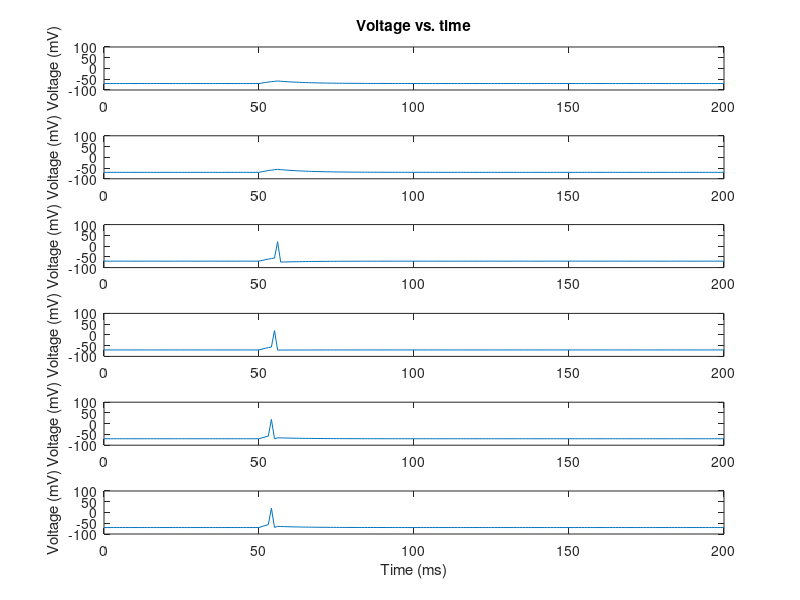

This chart was generated by the following MATLAB code: (Note: this script raises an error after producing the figure.)
%% Simulation

%%%DEFINE PARAMETERS
dt=1; %time step ms
t_end=200; %total run time ms
t_StimStart=50; %time to start injecting current
t_StimEnd=55; %time to end injecting current
V_th=-55; %spike threshold [mV]
E_L=-70; %resting membrane potential [mV]
V_reset=-75; %value to reset voltage to after a spike [mV]
V_spike=20; %value to draw a spike to, when cell spikes
tau=10; %membrane time constant [ms]
R_m=10; %membrane resistance [MOhm]

%%%DEFINE INITIAL VALUES AND VECTORS TO HOLD RESULTS
t_vect=0:dt:t_end; 
V_vect=zeros(1,length(t_vect));
V_plot_vect=zeros(1,length(t_vect));
V_plot_vect2=zeros(1,length(t_vect));

%INTEGRATE THE EQUATION tau*dV/dt = -V + E_L + I_e*R_m
PlotNum=0;
I_Stim_vect=.5:0.1:1.0; %magnitudes of pulse of injected current [nA]
spTrain=zeros(t_end,length(I_Stim_vect));
clear I_e_vect_mat

for I_Stim=I_Stim_vect; %loop over different I_Stim values
    
    PlotNum = PlotNum+1;
    i=1; %index denoting which element of V is being assigned
        
    V_vect(i)=E_L; %first element of V, i.e. value of V at t=0
    V_plot_vect(i)=V_vect(i); %if no spike, then just plot the actual voltage V
    V_plot_vect2(i)=V_vect(i);
    I_e_vect=zeros(1,t_StimStart/dt); %portion of I_e_vect from t=0 to t_StimStart
    I_e_vect=[I_e_vect I_Stim*ones(1,1+((t_StimEnd-t_StimStart)/dt))];
    I_e_vect=[I_e_vect zeros(1,(t_end-t_StimEnd)/dt)];
%     I_e_vect=awgn(I_e_vect,10,'measured');
    I_e_vect_mat(:,PlotNum)=I_e_vect;
    
    NumSpikes=0; %holds number of spikes that have occurred
    
    tao=exprnd(1);
    lambda(i)=log(exp(V_vect(i)-V_th)+1);
    last_spike = 1;
    
    for t=dt:dt:t_end %loop through values of t in steps of df ms        
        %V_inf = E_L + I_e_vect(i)*R_m;
        %V_vect(i+1) = V_inf + (V_vect(i)-V_inf)*exp(-dt/tau);
        
        V_vect(i+1) = V_vect(i) + (E_L-V_vect(i) + I_e_vect(i)*R_m*5)/tau; %Euler's method
        lambda(i+1)=log(exp(V_vect(i+1)-V_th)+1);
        
        %if statement below says what to do if voltage crosses threshold
        if sum(lambda(last_spike+1:i+1))>tao %cell spiked
            V_plot_vect2(i+1) = V_vect(i+1);
            V_vect(i+1)=V_reset; %set voltage back to V_reset
            V_plot_vect(i+1)=V_spike; %set vector that will be plotted to show a spike here
            
            NumSpikes=NumSpikes+1; %add 1 to the total spike count
            spTrain(i,PlotNum)=1;
            if last_spike == i+1
                disp('two spikes in a row!!')
                return
            end
            last_spike = i+1;
            tao=exprnd(1);
%             lambda(1:i)=0;
%             lambda(i+1)=log(exp(V_vect(i+1)-V_th)+1);
        else %voltage didn't cross threshold so cell does not spike
            V_plot_vect(i+1)=V_vect(i+1); %plot actual voltage
            V_plot_vect2(i+1) = V_vect(i+1);
%             lambda(i+1)=log(exp(V_vect(i+1)-V_th)+1);
        end
        i=i+1; %add 1 to index,corresponding to moving forward 1 time step
    end    
    
    
    %MAKE PLOTS
    figure(2)
    subplot(length(I_Stim_vect),1,PlotNum)
    plot(t_vect,V_plot_vect);
    hold on
%     plot(t_vect,lambda*100)
    if (PlotNum==1)
        title('Voltage vs. time');
    end
    if (PlotNum==length(I_Stim_vect))
        xlabel('Time (ms)');
    end
    ylabel('Voltage (mV)');
    ylim([-100 100])
    
    if I_Stim ~= I_Stim_vect(end)
        clear lambda
        V_vect=zeros(1,length(t_vect));
        V_plot_vect=zeros(1,length(t_vect));
    end
end


%%
k=R_m/tau;g=1/tau;

I_e=I_e_vect_mat(1:end-1,:);trainM=spTrain;

[expg_Vreset,expg_EL,expg_k]=gconv(I_e,trainM,g); %temporally convolve paramters with g upto spike time

figure;
plot(t_vect(2:end),V_reset.*expg_Vreset(:,end) +E_L.*expg_EL(:,end) + k.*expg_k(:,end),'r');
set(gca,'FontSize',16);
xlabel('Time (ms)');ylabel('Voltage (mV)');
hold on
plot(t_vect(2:end),V_plot_vect2(2:end),'b');
plot([0 t_end],[V_th V_th],'k');
scatter(find(trainM(:,end)),V_vect(find(trainM(:,end))+1))
% plot(t_vect(2:end),lambda(2:end)*50 - 65)
hold off
xlim([0 t_end]);
legend('Fitted V(t)','True V(t)');

%%
link = @(mu) log(exp(mu)-1);  %link = @(mu) mu + log(1-exp(-mu));
derlink = @(mu) exp(mu)./(exp(mu)-1);
invlink = @(resp) log(1 + exp(resp));
F = {link, derlink, invlink};

[betahat_conv,~,stats_conv]=glmfit([expg_Vreset(:) expg_k(:)],trainM(:),'Poisson','link',F);

[betahat_conv(1) E_L-V_th;betahat_conv(2) V_reset-E_L;betahat_conv(3) k]

